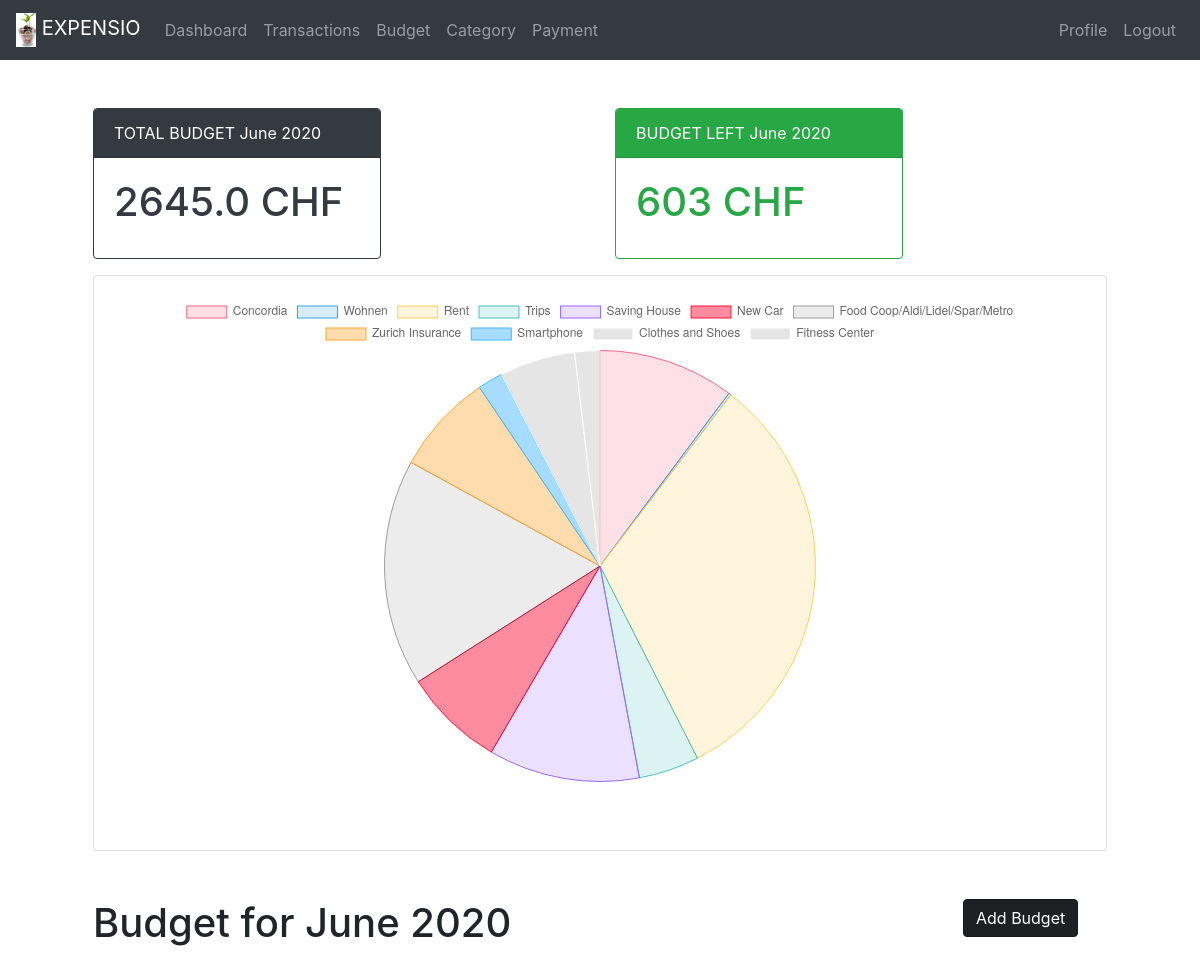
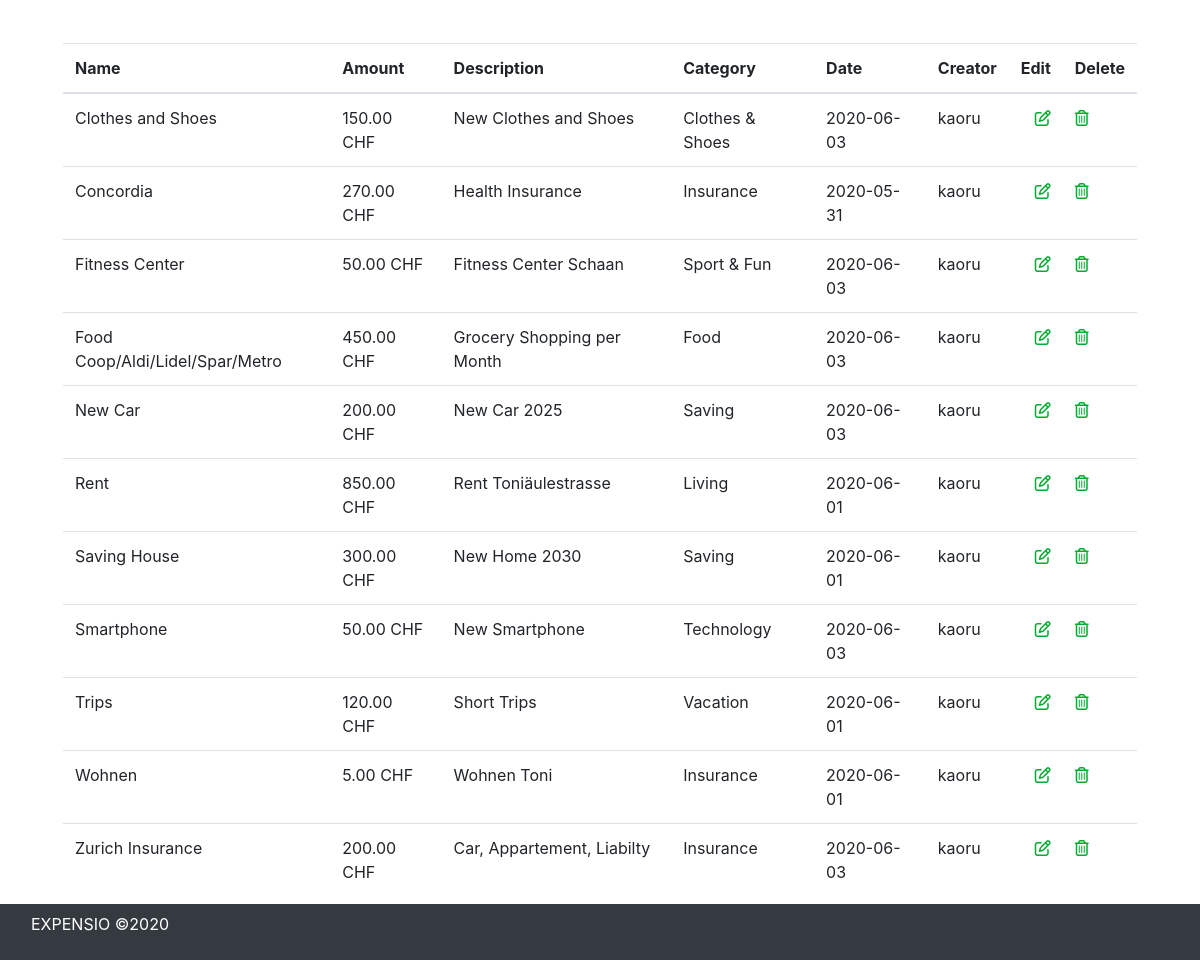
/budget/ (signed in), run on the app's committed database (2 pictures, top to bottom).
### budget/models.py (models this page shows, shortened)
class Budget(models.Model):
    name = models.CharField(max_length=50)
    amount = models.FloatField(null=True)
    description = models.CharField(max_length=200)
    created_date = models.DateTimeField(auto_now_add=True)
    user = models.ForeignKey("auth.User", on_delete=models.CASCADE)
    category = models.ForeignKey(Category, on_delete=models.CASCADE, null=True)

### category/models.py (models this page shows, shortened)
class Category(models.Model):
    name = models.CharField(max_length=100)
    created_date = models.DateTimeField(auto_now_add=True)
    user = models.ForeignKey("auth.User", on_delete=models.CASCADE)
    """
    Returns self.name instead of object.object
    """
    def __str__(self):
        return str(self.name)

### budget/views.py (the view)
# urls.py: path("", login_required(views.budget_pie_chart_data), name="budget-pie-chart"),
def budget_pie_chart_data(request):
    data = {}
    today = datetime.date.today()
    month = today.strftime("%B")
    year = today.strftime("%Y")
    budget_data_all = Budget.objects.filter(user=request.user).order_by('name')
    total_budget = Budget.objects.filter(user=request.user).aggregate(Sum("amount"))[
        "amount__sum"
    ]
    total_transactions = (
            Transaction_Expense.objects.filter(user=request.user)
            .filter(date__year=today.year, date__month=today.month)
            .aggregate(Sum("amount"))["amount__sum"]
            or 0.00
    )
    if total_budget is not None:
        budget_left = decimal.Decimal(total_budget) - total_transactions
    else:
        budget_left = 0
    queryset = Budget.objects.filter(user=request.user).values(
        "amount", "category_id", "name"
    )
    for budget in queryset:
        name = budget["name"]
        if name not in data:
            data[name] = budget["amount"]
        else:
            data[name] += budget["amount"]
    return_labels = []
    return_data = []
    for key, value in data.items():
        return_labels.append(key)
        return_data.append(value)
    return render(
        request,
        "budget/budget.html",
        {
            "labels": return_labels,
            "data": return_data,
            "total_budget": total_budget,
            "transactions": budget_left,
            "month": month,
            "year": year,
            "budget_data_all": budget_data_all,
        },
    )

### budget/templates/budget/budget.html (shortened to what this page needs)
{% extends 'base.html' %}
{% block content %}
<div class="container">
         <div class="row">
            <div class="col-md-6">
                <div class="card border-dark mb-3" style="max-width: 18rem;">
                    <div class="card-header bg-dark text-white">TOTAL BUDGET {{ month }} {{ year }}</div>
                    <div class="card-body text-dark">
                        <h1 class="card-title">{{ total_budget }} CHF</h1>
                    </div>
                </div>
            </div>
            <div class="col-md-6">
                {% if transactions >= 0 %}
                    <div class="card border-success mb-3" style="max-width: 18rem;">
                        <div class="card-header bg-success text-white">BUDGET LEFT {{ month }} {{ year }}</div>
                        <div class="card-body text-success">
                            <h1 class="card-title">{{ transactions }} CHF</h1>
                        </div>
                    </div>
                {% endif %}
            </div>
        </div>
        <div class="row">
            <div class="col-md-12">
                <div class="card">
                   <div class="card-body">
                      <canvas id="budget_pie_chart"></canvas>
                       <br><br>
                   </div>
                </div>
            </div>
        </div>
        <div class="row">
            <div class="col-md-10">
                 <div id="container" style="width: 100%;">
                        <br><br>
                        <h1>Budget for {{ month }} {{ year }} </h1>
                </div>
            </div>
            <div class="float-right col-2">
                 <div id="container" style="width: 100%;">
                        <br><br>
                        <a href="/budget/budget_add" class="btn btn btn-dark active" role="button" aria-pressed="true">Add Budget</a>
                 </div>
            </div>
        </div>
</div>
<div class="row pt-5">
    <div class="table-responsive">
        <table class="table">
            <thead>
                <tr>
                    <th scope="col">Name</th>
                    <th scope="col">Amount</th>
                    <th scope="col">Description</th>
                    <th scope="col">Category</th>
                    <th scope="col">Date</th>
                    <th scope="col">Creator</th>
                    <th scope="col" class="text-right">Edit</th>
                    <th scope="col">Delete</th>
                </tr>
            </thead>
            <tbody>
                {% for budget in budget_data_all %}
                    <tr>
                        <td>{{ budget.name }}</td>
                        <td>{{ budget.amount|floatformat:2 }} CHF</td>
                        <td>{{ budget.description }}</td>
                        <td>{{ budget.category }}</td>
                        <td>{{ budget.created_date | date:"Y-m-d" }}</td>
                        <td>{{ budget.user }}</td>
                        <td class="text-right">
                            <a href="{{ budget.id  }}/budgetedit"><i class="far fa-edit" style="color:#03ab30;"></i></a>
                        </td>
                        <td>
                            <a href="{{ budget.id  }}/budgetdelete"> <i class="far fa-trash-alt" style="color:#03ab30;"></i></a>
                        </td>
                    </tr>
                {% endfor %}
            </tbody>
        </table>
    </div>
</div>
        <script>
         var config = {
             type: 'pie',
             data: {
                 datasets: [{
                     data: {{ data|safe }},
                     backgroundColor: [
                         "rgba(255, 99, 132, 0.2)",
                         "rgba(54, 162, 235, 0.2)",
                         "rgba(255, 206, 86, 0.2)",
                         "rgba(75, 192, 192, 0.2)",
                         "rgba(153, 102, 255, 0.2)",
                         "rgba(255,0,40,0.45)",
                         "rgba(158,158,158,0.2)",
                         "rgba(255,166,48,0.39)",
                         "rgba(70,183,255,0.48)"
                     ],
                     borderColor: [
                         "rgba(255, 99, 132, 1)",
                         "rgba(54, 162, 235, 1)",
                         "rgba(255, 206, 86, 1)",
                         "rgba(75, 192, 192, 1)",
                         "rgba(153, 102, 255, 1)",
                         "rgba(255,0,40,0.87)",
                         "rgba(40,40,40,0.43)",
                         "rgb(255,166,48)",
                         "rgb(70,183,255)"
                     ],
                     borderWidth: 1,
                     label: 'Budget'
                 }],
                 labels: {{ labels|safe }}
             },
             options: {
                 responsive: true
             }
         };
         window.onload = function () {
             var chartdata = document.getElementById('budget_pie_chart').getContext('2d');
             window.myPie = new Chart(chartdata, config);
         };
        </script>
{% endblock %}

### data on the page
Budget: name "Clothes and Shoes", amount "150.00", description "New Clothes and Shoes", category "Clothes & Shoes", created_date "2020-06-03", user "kaoru"
Budget: name "Concordia", amount "270.00", description "Health Insurance", category "Insurance", created_date "2020-05-31", user "kaoru"
Budget: name "Fitness Center", amount "50.00", description "Fitness Center Schaan", category "Sport & Fun", created_date "2020-06-03", user "kaoru"
Budget: name "Food Coop/Aldi/Lidel/Spar/Metro", amount "450.00", description "Grocery Shopping per Month", category "Food", created_date "2020-06-03", user "kaoru"
Budget: name "New Car", amount "200.00", description "New Car 2025", category "Saving", created_date "2020-06-03", user "kaoru"
Budget: name "Rent", amount "850.00", description "Rent Toniäulestrasse", category "Living", created_date "2020-06-01", user "kaoru"
Budget: name "Saving House", amount "300.00", description "New Home 2030", category "Saving", created_date "2020-06-01", user "kaoru"
Budget: name "Smartphone", amount "50.00", description "New Smartphone", category "Technology", created_date "2020-06-03", user "kaoru"
Budget: name "Trips", amount "120.00", description "Short Trips", category "Vacation", created_date "2020-06-01", user "kaoru"
Budget: name "Wohnen", amount "5.00", description "Wohnen Toni", category "Insurance", created_date "2020-06-01", user "kaoru"
Budget: name "Zurich Insurance", amount "200.00", description "Car, Appartement, Liabilty", category "Insurance", created_date "2020-06-03", user "kaoru"

### other printed values
{{ total_budget }} "2645.0"
{{ transactions }} "603"
chart data {{ data|safe }} [270.0, 5.0, 850.0, 120.0, 300.0, 200.0, 450.0, 200.0, 50.0, 150.0, 50.0]
chart data {{ labels|safe }} ['Concordia', 'Wohnen', 'Rent', 'Trips', 'Saving House', 'New Car', 'Food Coop/Aldi/Lidel/Spar/Metro', 'Zurich Insurance', 'Smartphone', 'Clothes and Shoes', 'Fitness Center']
